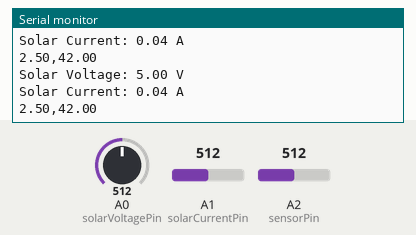
Bench run of a sketch on a simulated Arduino Uno, built with avr-gcc and run on an emulated ATmega328P. Shown: the last lines printed to the serial monitor. Inputs (shaded band) come from the test bench; at power-on: A0 (solarVoltagePin) = 512, A1 (solarCurrentPin) = 512, A2 (sensorPin) = 512.

Above: at 1.8 s.
1.9 s: A0 (solarVoltagePin) set to 716
At 2.8 s:
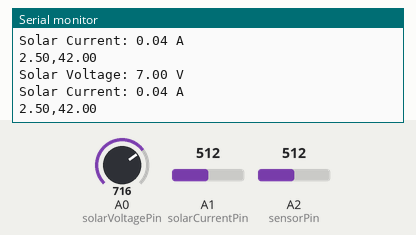
3.4 s: A1 (solarCurrentPin) set to 716
At 4.7 s:
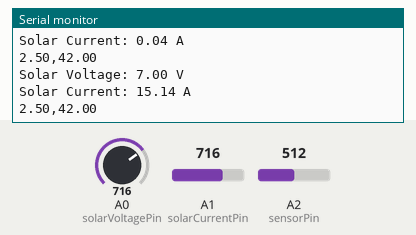
4.9 s: A2 (sensorPin) set to 716
At 5.7 s:
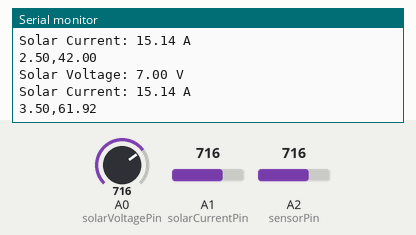
6.4 s: A0 (solarVoltagePin) set to 900
At 7.7 s:
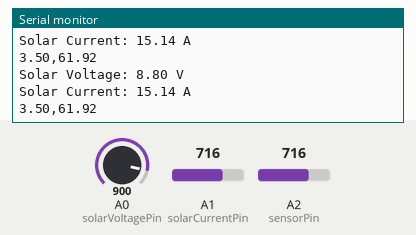
7.9 s: A1 (solarCurrentPin) set to 900
At 8.8 s:
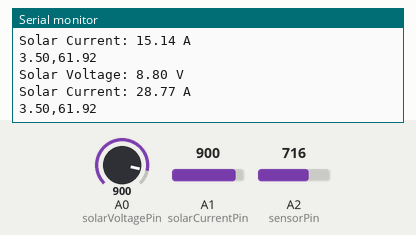
9.4 s: A2 (sensorPin) set to 900
At 10.8 s:
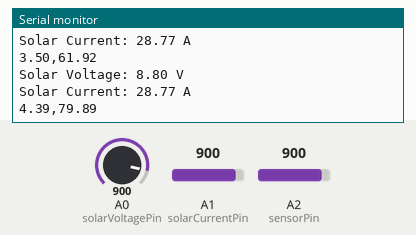
Timing chart, 0 to 11.9 s (numbered marks = the images above; inputs shaded):
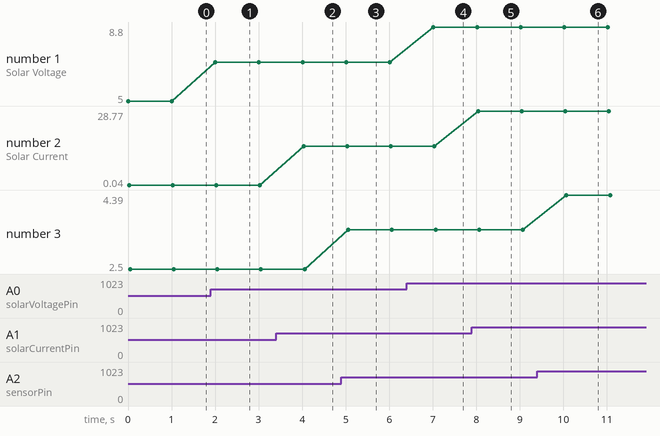

The sketch:

elec3050_finalProject.ino
```cpp
const int solarVoltagePin  = A0;
const int solarCurrentPin = A1;

const int sensorPin = A2; //Defines the pin that the anemometer output is connected to
int sensorValue = 0; //Variable stores the value direct from the analog pin
float sensorVoltage = 0; //Variable that stores the voltage (in Volts) from the anemometer being sent to the analog pin
float windSpeed = 0; // Wind speed in meters per second (m/s)

float voltageConversionConstant = .004882814; //This constant maps the value provided from the analog read function, which ranges from 0 to 1023, to actual voltage, which ranges from 0V to 5V
int sensorDelay = 15*1000; //Delay between sensor readings, measured in milliseconds (ms)

//Anemometer Technical Variables
//The following variables correspond to the anemometer sold by Adafruit, but could be modified to fit other anemometers.

float voltageMin = .4; // Mininum output voltage from anemometer in mV.
float windSpeedMin = 0; // Wind speed in meters/sec corresponding to minimum voltage

float voltageMax = 2.0; // Maximum output voltage from anemometer in mV.
float windSpeedMax = 32; // Wind speed in meters/sec corresponding to maximum voltage

const float voltageDividerRatio = 2.0; // 10kΩ and 10kΩ resistors (1:1 ratio)

// ACS712 calibration values
const float ACS712_Zero_Current_Voltage = 2.5; // Typical zero current output voltage of ACS712 (2.5V)
const float ACS712_Sensitivity = 0.066; // Sensitivity for ACS712-30A (66mV/A)

void setup() {
  Serial.begin(9600);
}

  void loop() {
  // Read the solar panel voltage
  //int solarValue = analogRead(solarVoltagePin);
  sensorValue = analogRead(sensorPin);
  //float panelVoltage = solarValue * (5.0 / 1023.0); // Convert the analog reading to voltage

  int voltageSensorValue = analogRead(solarVoltagePin);
  float measuredVoltage = voltageSensorValue * (5.0 / 1023.0); // Convert the analog reading to voltage
  float panelVoltage = measuredVoltage * voltageDividerRatio; // Adjust for the voltage divider

  int currentSensorValue = analogRead(solarCurrentPin);
  float measuredCurrentVoltage = currentSensorValue * (5.0 / 1023.0); // Convert the analog reading to voltage
  float panelCurrent = (measuredCurrentVoltage - ACS712_Zero_Current_Voltage) / ACS712_Sensitivity;


  if (panelCurrent < 0) {
    panelCurrent = -panelCurrent; // Correct the current direction
  }


  sensorVoltage = sensorValue * voltageConversionConstant; //Convert sensor value to actual voltage
  //Convert voltage value to wind speed using range of max and min voltages and wind speed for the anemometer
  if (sensorVoltage <= voltageMin){
    windSpeed = 0; //Check if voltage is below minimum value. If so, set wind speed to zero.
  }else {
    windSpeed = (sensorVoltage - voltageMin)*windSpeedMax/(voltageMax - voltageMin); //For voltages above minimum value, use the linear relationship to calculate wind speed.
  }

  Serial.print("Solar Voltage: ");
  Serial.print(panelVoltage);
  Serial.println(" V");

  // Print the current to the serial monitor
  Serial.print("Solar Current: ");
  Serial.print(panelCurrent);
  Serial.println(" A");

   //Print voltage and windspeed to serial
  //Serial.print("Voltage: ");
  Serial.print(sensorVoltage);
  Serial.print(",");
  Serial.println(windSpeed);

  delay(1000); // Delay for 1 second
}
```

Measured:
- after the input at 1.9 s, the serial monitor: prints a new line after 0.11 s (image 1)
- after the input at 3.4 s, the serial monitor: prints a new line after 0.63 s (image 2)
- after the input at 4.9 s, the serial monitor: prints a new line after 0.16 s (image 3)
- after the input at 6.4 s, the serial monitor: prints a new line after 0.62 s (image 4)
- after the input at 7.9 s, the serial monitor: prints a new line after 0.14 s (image 5)
- after the input at 9.4 s, the serial monitor: prints a new line after 0.67 s (image 6)
- plotted number 1: 5 → 7 after the input at 1.9 s, 7 → 8.8 after the input at 6.4 s
- plotted number 2: 0.04 → 15.14 after the input at 3.4 s, 15.14 → 28.77 after the input at 7.9 s
